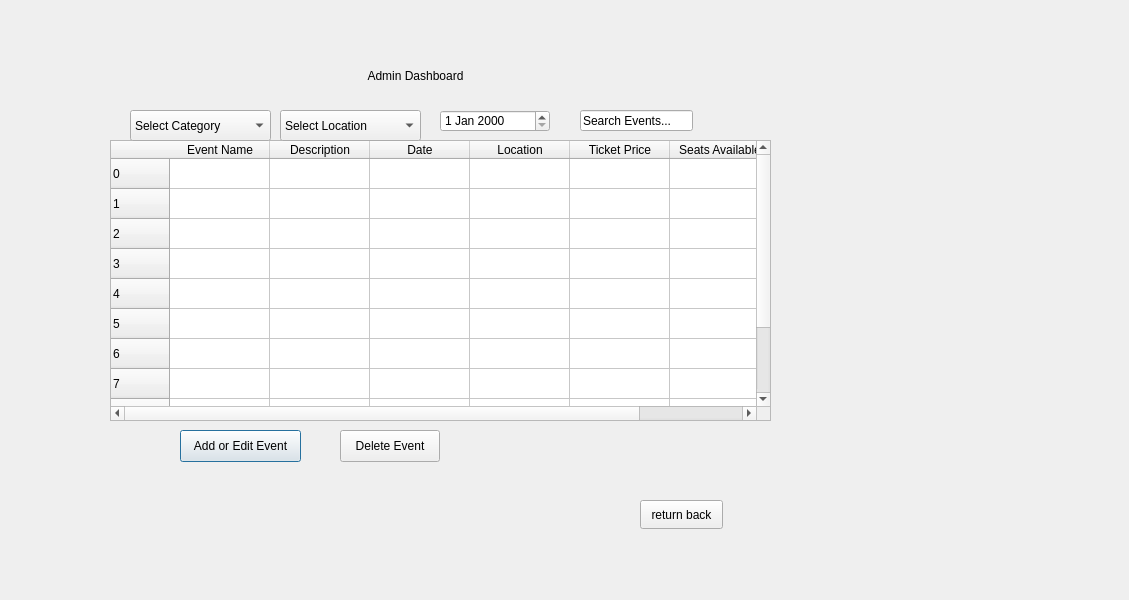
<?xml version="1.0" encoding="UTF-8"?>
<ui version="4.0">
 <class>AdminDashboard</class>
 <widget class="QDialog" name="AdminDashboard">
  <property name="geometry">
   <rect>
    <x>0</x>
    <y>0</y>
    <width>1129</width>
    <height>600</height>
   </rect>
  </property>
  <property name="windowTitle">
   <string>AdminDashboard</string>
  </property>
  <widget class="QLabel" name="AdminDashboardLabel">
   <property name="geometry">
    <rect>
     <x>320</x>
     <y>60</y>
     <width>191</width>
     <height>31</height>
    </rect>
   </property>
   <property name="styleSheet">
    <string notr="true">font: 700 14pt &quot;Arial&quot;;</string>
   </property>
   <property name="text">
    <string>Admin Dashboard</string>
   </property>
   <property name="alignment">
    <set>Qt::AlignmentFlag::AlignCenter</set>
   </property>
  </widget>
  <widget class="QTableWidget" name="eventsTable">
   <property name="geometry">
    <rect>
     <x>110</x>
     <y>140</y>
     <width>661</width>
     <height>281</height>
    </rect>
   </property>
   <row>
    <property name="text">
     <string>0</string>
    </property>
   </row>
   <row>
    <property name="text">
     <string>1</string>
    </property>
   </row>
   <row>
    <property name="text">
     <string>2</string>
    </property>
   </row>
   <row>
    <property name="text">
     <string>3</string>
    </property>
   </row>
   <row>
    <property name="text">
     <string>4</string>
    </property>
   </row>
   <row>
    <property name="text">
     <string>5</string>
    </property>
   </row>
   <row>
    <property name="text">
     <string>6</string>
    </property>
   </row>
   <row>
    <property name="text">
     <string>7</string>
    </property>
   </row>
   <row>
    <property name="text">
     <string>8</string>
    </property>
   </row>
   <row>
    <property name="text">
     <string>New Row</string>
    </property>
   </row>
   <row>
    <property name="text">
     <string>10</string>
    </property>
   </row>
   <column>
    <property name="text">
     <string>Event Name</string>
    </property>
   </column>
   <column>
    <property name="text">
     <string>Description</string>
    </property>
   </column>
   <column>
    <property name="text">
     <string>Date</string>
    </property>
   </column>
   <column>
    <property name="text">
     <string>Location</string>
    </property>
   </column>
   <column>
    <property name="text">
     <string>Ticket Price</string>
    </property>
   </column>
   <column>
    <property name="text">
     <string>Seats Available</string>
    </property>
   </column>
  </widget>
  <widget class="QPushButton" name="AddorEditEventButton">
   <property name="geometry">
    <rect>
     <x>180</x>
     <y>430</y>
     <width>121</width>
     <height>32</height>
    </rect>
   </property>
   <property name="text">
    <string>Add or Edit Event</string>
   </property>
  </widget>
  <widget class="QPushButton" name="deleteEventButton">
   <property name="geometry">
    <rect>
     <x>340</x>
     <y>430</y>
     <width>100</width>
     <height>32</height>
    </rect>
   </property>
   <property name="text">
    <string>Delete Event</string>
   </property>
  </widget>
  <widget class="QLineEdit" name="searchEventsLineEdit">
   <property name="geometry">
    <rect>
     <x>580</x>
     <y>110</y>
     <width>113</width>
     <height>21</height>
    </rect>
   </property>
   <property name="text">
    <string>Search Events...</string>
   </property>
  </widget>
  <widget class="QComboBox" name="selectCategoryComboBox">
   <property name="geometry">
    <rect>
     <x>130</x>
     <y>110</y>
     <width>141</width>
     <height>31</height>
    </rect>
   </property>
   <item>
    <property name="text">
     <string>Select Category</string>
    </property>
   </item>
   <item>
    <property name="text">
     <string>Concert</string>
    </property>
   </item>
   <item>
    <property name="text">
     <string>Conference</string>
    </property>
   </item>
   <item>
    <property name="text">
     <string>Workshop</string>
    </property>
   </item>
   <item>
    <property name="text">
     <string>Social Gathering</string>
    </property>
   </item>
  </widget>
  <widget class="QComboBox" name="selectLocationComboBox">
   <property name="geometry">
    <rect>
     <x>280</x>
     <y>110</y>
     <width>141</width>
     <height>31</height>
    </rect>
   </property>
   <item>
    <property name="text">
     <string>Select Location</string>
    </property>
   </item>
   <item>
    <property name="text">
     <string>City Hall</string>
    </property>
   </item>
   <item>
    <property name="text">
     <string>Tech Center</string>
    </property>
   </item>
   <item>
    <property name="text">
     <string>Convention Center</string>
    </property>
   </item>
  </widget>
  <widget class="QDateEdit" name="selectDate">
   <property name="geometry">
    <rect>
     <x>440</x>
     <y>110</y>
     <width>110</width>
     <height>22</height>
    </rect>
   </property>
  </widget>
  <widget class="QPushButton" name="returnbackpushbutton">
   <property name="geometry">
    <rect>
     <x>640</x>
     <y>500</y>
     <width>83</width>
     <height>29</height>
    </rect>
   </property>
   <property name="text">
    <string>return back</string>
   </property>
  </widget>
 </widget>
 <resources/>
 <connections/>
</ui>
